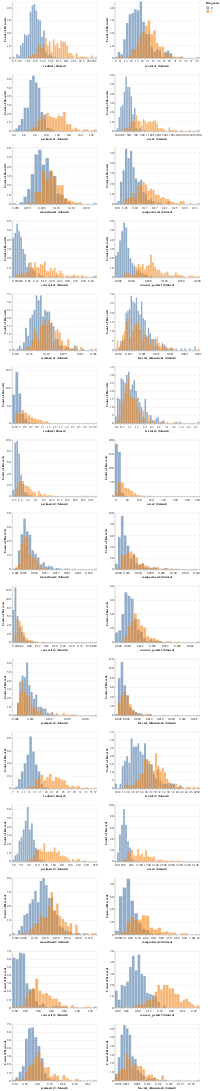

The cell this chart's notebook holds for it:
### Code cell
# distribution of features between B(0),M(1)


alt.Chart(df_without_id.sort_values(by='Diagnosis')).mark_bar(opacity=0.6).encode(
    alt.X(alt.repeat(), bin=alt.Bin(maxbins=50)),
    alt.Y('count()', stack=None),
    alt.Color('Diagnosis:N')
).properties(
    height=200
).repeat(
    ["radius1","texture1","perimeter1","area1","smoothness1","compactness1","concavity1","concave_points1","symmetry1","fractal_dimension1"
    ,"radius2","texture2","perimeter2","area2","smoothness2","compactness2","concavity2","concave_points2","symmetry2","fractal_dimension2",
    "radius3","texture3","perimeter3","area3","smoothness3","compactness3","concavity3","concave_points3","symmetry3","fractal_dimension3"
    ],
    columns=2
)

### Figure 1 — Vega-Lite specification as saved in the notebook (floating-point values rounded to 4 significant figures; data arrays with more than 128 entries replaced by an {"elided": "..."} marker saying what was removed)
{"config": {"view": {"continuousWidth": 300, "continuousHeight": 300}}, "repeat": ["radius1", "texture1", "perimeter1", "area1", "smoothness1", "compactness1", "concavity1", "concave_points1", "symmetry1", "fractal_dimension1", "radius2", "texture2", "perimeter2", "area2", "smoothness2", "compactness2", "concavity2", "concave_points2", "symmetry2", "fractal_dimension2", "radius3", "texture3", "perimeter3", "area3", "smoothness3", "compactness3", "concavity3", "concave_points3", "symmetry3", "fractal_dimension3"], "spec": {"data": {"name": "data-88b0c5bc7f5a66d84721ccc80876a6fc"}, "mark": {"type": "bar", "opacity": 0.6}, "encoding": {"color": {"field": "Diagnosis", "type": "nominal"}, "x": {"bin": {"maxbins": 50}, "field": {"repeat": "repeat"}}, "y": {"aggregate": "count", "stack": null, "type": "quantitative"}}, "height": 200}, "columns": 2, "$schema": "https://vega.github.io/schema/vega-lite/v5.20.1.json", "datasets": {"data-88b0c5bc7f5a66d84721ccc80876a6fc": {"elided": "569 records"}}}
